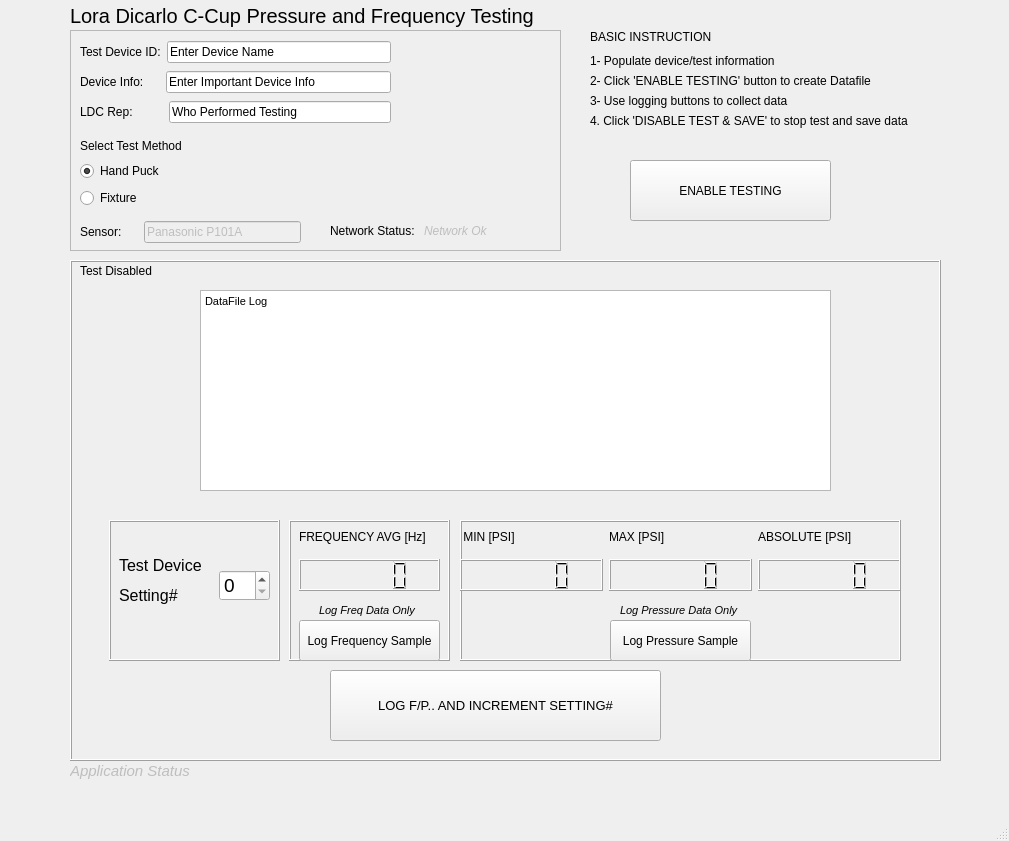
<?xml version="1.0" encoding="UTF-8"?>
<ui version="4.0">
 <class>MainWindow</class>
 <widget class="QMainWindow" name="MainWindow">
  <property name="enabled">
   <bool>true</bool>
  </property>
  <property name="geometry">
   <rect>
    <x>0</x>
    <y>0</y>
    <width>1009</width>
    <height>841</height>
   </rect>
  </property>
  <property name="sizePolicy">
   <sizepolicy hsizetype="Preferred" vsizetype="Preferred">
    <horstretch>0</horstretch>
    <verstretch>0</verstretch>
   </sizepolicy>
  </property>
  <property name="maximumSize">
   <size>
    <width>1010</width>
    <height>850</height>
   </size>
  </property>
  <property name="windowTitle">
   <string>MainWindow</string>
  </property>
  <widget class="QWidget" name="centralwidget">
   <widget class="QFrame" name="frame_Testing">
    <property name="enabled">
     <bool>true</bool>
    </property>
    <property name="geometry">
     <rect>
      <x>70</x>
      <y>260</y>
      <width>871</width>
      <height>501</height>
     </rect>
    </property>
    <property name="frameShape">
     <enum>QFrame::Box</enum>
    </property>
    <property name="frameShadow">
     <enum>QFrame::Raised</enum>
    </property>
    <widget class="QTextBrowser" name="textBrowser">
     <property name="geometry">
      <rect>
       <x>130</x>
       <y>30</y>
       <width>631</width>
       <height>201</height>
      </rect>
     </property>
     <property name="html">
      <string>&lt;!DOCTYPE HTML PUBLIC &quot;-//W3C//DTD HTML 4.0//EN&quot; &quot;http://www.w3.org/TR/REC-html40/strict.dtd&quot;&gt;
&lt;html&gt;&lt;head&gt;&lt;meta name=&quot;qrichtext&quot; content=&quot;1&quot; /&gt;&lt;style type=&quot;text/css&quot;&gt;
p, li { white-space: pre-wrap; }
&lt;/style&gt;&lt;/head&gt;&lt;body style=&quot; font-family:'MS Shell Dlg 2'; font-size:9.75pt; font-weight:400; font-style:normal;&quot;&gt;
&lt;p style=&quot; margin-top:0px; margin-bottom:0px; margin-left:0px; margin-right:0px; -qt-block-indent:0; text-indent:0px;&quot;&gt;&lt;span style=&quot; font-size:8.25pt;&quot;&gt;DataFile Log &lt;/span&gt;&lt;/p&gt;
&lt;p style=&quot;-qt-paragraph-type:empty; margin-top:0px; margin-bottom:0px; margin-left:0px; margin-right:0px; -qt-block-indent:0; text-indent:0px;&quot;&gt;&lt;br /&gt;&lt;/p&gt;&lt;/body&gt;&lt;/html&gt;</string>
     </property>
    </widget>
    <widget class="QFrame" name="frame">
     <property name="geometry">
      <rect>
       <x>390</x>
       <y>260</y>
       <width>441</width>
       <height>141</height>
      </rect>
     </property>
     <property name="autoFillBackground">
      <bool>true</bool>
     </property>
     <property name="frameShape">
      <enum>QFrame::Box</enum>
     </property>
     <property name="frameShadow">
      <enum>QFrame::Raised</enum>
     </property>
     <widget class="QPushButton" name="pb_logpres">
      <property name="geometry">
       <rect>
        <x>150</x>
        <y>100</y>
        <width>141</width>
        <height>41</height>
       </rect>
      </property>
      <property name="text">
       <string>Log Pressure Sample</string>
      </property>
     </widget>
     <widget class="QWidget" name="layoutWidget">
      <property name="geometry">
       <rect>
        <x>0</x>
        <y>0</y>
        <width>441</width>
        <height>71</height>
       </rect>
      </property>
      <layout class="QHBoxLayout" name="horizontalLayout_2">
       <item>
        <layout class="QVBoxLayout" name="verticalLayout_2">
         <item>
          <widget class="QLabel" name="label_3">
           <property name="text">
            <string> MIN [PSI]</string>
           </property>
          </widget>
         </item>
         <item>
          <widget class="QLCDNumber" name="lcdNumber_minpres"/>
         </item>
        </layout>
       </item>
       <item>
        <layout class="QVBoxLayout" name="verticalLayout_3">
         <item>
          <widget class="QLabel" name="label_4">
           <property name="text">
            <string>MAX [PSI]</string>
           </property>
          </widget>
         </item>
         <item>
          <widget class="QLCDNumber" name="lcdNumber_maxpres"/>
         </item>
        </layout>
       </item>
       <item>
        <layout class="QVBoxLayout" name="verticalLayout_4">
         <item>
          <widget class="QLabel" name="label_5">
           <property name="text">
            <string>ABSOLUTE [PSI]</string>
           </property>
          </widget>
         </item>
         <item>
          <widget class="QLCDNumber" name="lcdNumber_abspres"/>
         </item>
        </layout>
       </item>
      </layout>
     </widget>
     <widget class="QLabel" name="label_17">
      <property name="geometry">
       <rect>
        <x>160</x>
        <y>80</y>
        <width>151</width>
        <height>21</height>
       </rect>
      </property>
      <property name="font">
       <font>
        <pointsize>8</pointsize>
        <italic>true</italic>
       </font>
      </property>
      <property name="text">
       <string>Log Pressure Data Only</string>
      </property>
     </widget>
    </widget>
    <widget class="QFrame" name="frame_3">
     <property name="geometry">
      <rect>
       <x>39</x>
       <y>260</y>
       <width>171</width>
       <height>141</height>
      </rect>
     </property>
     <property name="frameShape">
      <enum>QFrame::Box</enum>
     </property>
     <property name="frameShadow">
      <enum>QFrame::Raised</enum>
     </property>
     <widget class="QLabel" name="label_8">
      <property name="geometry">
       <rect>
        <x>10</x>
        <y>60</y>
        <width>71</width>
        <height>31</height>
       </rect>
      </property>
      <property name="font">
       <font>
        <pointsize>12</pointsize>
       </font>
      </property>
      <property name="text">
       <string>Setting#</string>
      </property>
     </widget>
     <widget class="QSpinBox" name="spinBox_testlevel">
      <property name="geometry">
       <rect>
        <x>110</x>
        <y>50</y>
        <width>51</width>
        <height>31</height>
       </rect>
      </property>
      <property name="font">
       <font>
        <pointsize>14</pointsize>
       </font>
      </property>
     </widget>
     <widget class="QLabel" name="label_19">
      <property name="geometry">
       <rect>
        <x>10</x>
        <y>30</y>
        <width>91</width>
        <height>31</height>
       </rect>
      </property>
      <property name="font">
       <font>
        <pointsize>12</pointsize>
       </font>
      </property>
      <property name="text">
       <string>Test Device</string>
      </property>
     </widget>
    </widget>
    <widget class="QFrame" name="frame_2">
     <property name="geometry">
      <rect>
       <x>219</x>
       <y>260</y>
       <width>161</width>
       <height>141</height>
      </rect>
     </property>
     <property name="frameShape">
      <enum>QFrame::Box</enum>
     </property>
     <property name="frameShadow">
      <enum>QFrame::Raised</enum>
     </property>
     <widget class="QPushButton" name="pb_logfreq">
      <property name="geometry">
       <rect>
        <x>10</x>
        <y>100</y>
        <width>141</width>
        <height>41</height>
       </rect>
      </property>
      <property name="text">
       <string>Log Frequency Sample</string>
      </property>
     </widget>
     <widget class="QWidget" name="layoutWidget">
      <property name="geometry">
       <rect>
        <x>10</x>
        <y>0</y>
        <width>141</width>
        <height>71</height>
       </rect>
      </property>
      <layout class="QVBoxLayout" name="verticalLayout_5">
       <item>
        <widget class="QLabel" name="label_6">
         <property name="text">
          <string>FREQUENCY AVG [Hz]</string>
         </property>
        </widget>
       </item>
       <item>
        <widget class="QLCDNumber" name="lcdNumber_avgfreq"/>
       </item>
      </layout>
     </widget>
     <widget class="QLabel" name="label_18">
      <property name="geometry">
       <rect>
        <x>30</x>
        <y>80</y>
        <width>111</width>
        <height>21</height>
       </rect>
      </property>
      <property name="font">
       <font>
        <pointsize>8</pointsize>
        <italic>true</italic>
       </font>
      </property>
      <property name="text">
       <string>Log Freq Data Only</string>
      </property>
     </widget>
    </widget>
    <widget class="QLabel" name="label_teststatus">
     <property name="enabled">
      <bool>true</bool>
     </property>
     <property name="geometry">
      <rect>
       <x>10</x>
       <y>0</y>
       <width>101</width>
       <height>21</height>
      </rect>
     </property>
     <property name="text">
      <string>Test Disabled</string>
     </property>
    </widget>
    <widget class="QPushButton" name="pb_logandinc">
     <property name="geometry">
      <rect>
       <x>260</x>
       <y>410</y>
       <width>331</width>
       <height>71</height>
      </rect>
     </property>
     <property name="font">
      <font>
       <pointsize>10</pointsize>
      </font>
     </property>
     <property name="text">
      <string>LOG F/P.. AND INCREMENT SETTING#</string>
     </property>
    </widget>
   </widget>
   <widget class="QFrame" name="frame_TestSetup">
    <property name="geometry">
     <rect>
      <x>70</x>
      <y>30</y>
      <width>491</width>
      <height>221</height>
     </rect>
    </property>
    <property name="frameShape">
     <enum>QFrame::StyledPanel</enum>
    </property>
    <property name="frameShadow">
     <enum>QFrame::Raised</enum>
    </property>
    <widget class="QLabel" name="label_2">
     <property name="geometry">
      <rect>
       <x>10</x>
       <y>100</y>
       <width>158</width>
       <height>31</height>
      </rect>
     </property>
     <property name="text">
      <string>Select Test Method</string>
     </property>
    </widget>
    <widget class="QWidget" name="verticalLayoutWidget">
     <property name="geometry">
      <rect>
       <x>10</x>
       <y>130</y>
       <width>101</width>
       <height>51</height>
      </rect>
     </property>
     <layout class="QVBoxLayout" name="verticalLayout">
      <item>
       <widget class="QRadioButton" name="radioButton_testmeth_handpuck">
        <property name="text">
         <string>Hand Puck</string>
        </property>
        <property name="checked">
         <bool>true</bool>
        </property>
       </widget>
      </item>
      <item>
       <widget class="QRadioButton" name="radioButton_testmeth_fixture">
        <property name="text">
         <string>Fixture</string>
        </property>
       </widget>
      </item>
     </layout>
    </widget>
    <widget class="QWidget" name="layoutWidget">
     <property name="geometry">
      <rect>
       <x>10</x>
       <y>10</y>
       <width>311</width>
       <height>24</height>
      </rect>
     </property>
     <layout class="QHBoxLayout" name="horizontalLayout">
      <item>
       <widget class="QLabel" name="label">
        <property name="text">
         <string>Test Device ID:</string>
        </property>
       </widget>
      </item>
      <item>
       <widget class="QLineEdit" name="lineEdit_deviceid">
        <property name="text">
         <string>Enter Device Name</string>
        </property>
       </widget>
      </item>
     </layout>
    </widget>
    <widget class="QWidget" name="layoutWidget_5">
     <property name="geometry">
      <rect>
       <x>10</x>
       <y>40</y>
       <width>311</width>
       <height>24</height>
      </rect>
     </property>
     <layout class="QHBoxLayout" name="horizontalLayout_4">
      <item>
       <widget class="QLabel" name="label_13">
        <property name="text">
         <string>Device Info:     </string>
        </property>
       </widget>
      </item>
      <item>
       <widget class="QLineEdit" name="lineEdit_deviceid_2">
        <property name="text">
         <string>Enter Important Device Info</string>
        </property>
       </widget>
      </item>
     </layout>
    </widget>
    <widget class="QWidget" name="layoutWidget">
     <property name="geometry">
      <rect>
       <x>10</x>
       <y>190</y>
       <width>221</width>
       <height>24</height>
      </rect>
     </property>
     <layout class="QHBoxLayout" name="horizontalLayout_3">
      <item>
       <widget class="QLabel" name="label_sensorID">
        <property name="text">
         <string>Sensor:     </string>
        </property>
       </widget>
      </item>
      <item>
       <widget class="QLineEdit" name="lineEdit_sensorID">
        <property name="enabled">
         <bool>false</bool>
        </property>
        <property name="text">
         <string>Panasonic P101A</string>
        </property>
       </widget>
      </item>
     </layout>
    </widget>
    <widget class="QWidget" name="layoutWidget_2">
     <property name="geometry">
      <rect>
       <x>260</x>
       <y>190</y>
       <width>181</width>
       <height>22</height>
      </rect>
     </property>
     <layout class="QHBoxLayout" name="horizontalLayout_5">
      <item>
       <widget class="QLabel" name="label_10">
        <property name="enabled">
         <bool>true</bool>
        </property>
        <property name="text">
         <string>Network Status:</string>
        </property>
       </widget>
      </item>
      <item>
       <widget class="QLabel" name="label_networkstatus">
        <property name="enabled">
         <bool>false</bool>
        </property>
        <property name="font">
         <font>
          <italic>true</italic>
         </font>
        </property>
        <property name="text">
         <string>Network Ok </string>
        </property>
       </widget>
      </item>
     </layout>
    </widget>
    <widget class="QWidget" name="layoutWidget_6">
     <property name="geometry">
      <rect>
       <x>10</x>
       <y>70</y>
       <width>311</width>
       <height>24</height>
      </rect>
     </property>
     <layout class="QHBoxLayout" name="horizontalLayout_6">
      <item>
       <widget class="QLabel" name="label_14">
        <property name="text">
         <string>LDC Rep:         </string>
        </property>
       </widget>
      </item>
      <item>
       <widget class="QLineEdit" name="lineEdit_ldcrep">
        <property name="text">
         <string>Who Performed Testing</string>
        </property>
       </widget>
      </item>
     </layout>
    </widget>
   </widget>
   <widget class="QPushButton" name="pb_enabletest">
    <property name="geometry">
     <rect>
      <x>630</x>
      <y>160</y>
      <width>201</width>
      <height>61</height>
     </rect>
    </property>
    <property name="text">
     <string>ENABLE TESTING</string>
    </property>
    <property name="checkable">
     <bool>true</bool>
    </property>
    <property name="checked">
     <bool>false</bool>
    </property>
   </widget>
   <widget class="QLabel" name="label_7">
    <property name="geometry">
     <rect>
      <x>70</x>
      <y>0</y>
      <width>671</width>
      <height>31</height>
     </rect>
    </property>
    <property name="font">
     <font>
      <pointsize>15</pointsize>
     </font>
    </property>
    <property name="text">
     <string>Lora Dicarlo C-Cup Pressure and Frequency Testing</string>
    </property>
   </widget>
   <widget class="QLabel" name="label_appStatus">
    <property name="enabled">
     <bool>false</bool>
    </property>
    <property name="geometry">
     <rect>
      <x>70</x>
      <y>760</y>
      <width>871</width>
      <height>21</height>
     </rect>
    </property>
    <property name="font">
     <font>
      <pointsize>11</pointsize>
      <italic>true</italic>
     </font>
    </property>
    <property name="text">
     <string>Application Status</string>
    </property>
   </widget>
   <widget class="QLabel" name="label_9">
    <property name="geometry">
     <rect>
      <x>590</x>
      <y>30</y>
      <width>201</width>
      <height>21</height>
     </rect>
    </property>
    <property name="lineWidth">
     <number>1</number>
    </property>
    <property name="text">
     <string>BASIC INSTRUCTION</string>
    </property>
    <property name="alignment">
     <set>Qt::AlignLeading|Qt::AlignLeft|Qt::AlignTop</set>
    </property>
    <property name="wordWrap">
     <bool>true</bool>
    </property>
   </widget>
   <widget class="QLabel" name="label_11">
    <property name="geometry">
     <rect>
      <x>590</x>
      <y>50</y>
      <width>301</width>
      <height>21</height>
     </rect>
    </property>
    <property name="text">
     <string>1- Populate device/test information</string>
    </property>
   </widget>
   <widget class="QLabel" name="label_12">
    <property name="geometry">
     <rect>
      <x>590</x>
      <y>70</y>
      <width>301</width>
      <height>21</height>
     </rect>
    </property>
    <property name="text">
     <string>2- Click 'ENABLE TESTING' button to create Datafile</string>
    </property>
   </widget>
   <widget class="QLabel" name="label_15">
    <property name="geometry">
     <rect>
      <x>590</x>
      <y>90</y>
      <width>301</width>
      <height>21</height>
     </rect>
    </property>
    <property name="text">
     <string>3- Use logging buttons to collect data</string>
    </property>
   </widget>
   <widget class="QLabel" name="label_16">
    <property name="geometry">
     <rect>
      <x>590</x>
      <y>110</y>
      <width>371</width>
      <height>21</height>
     </rect>
    </property>
    <property name="text">
     <string>4. Click 'DISABLE TEST &amp; SAVE' to stop test and save data</string>
    </property>
   </widget>
  </widget>
  <widget class="QMenuBar" name="menubar">
   <property name="geometry">
    <rect>
     <x>0</x>
     <y>0</y>
     <width>1009</width>
     <height>21</height>
    </rect>
   </property>
  </widget>
  <widget class="QStatusBar" name="statusbar"/>
 </widget>
 <resources/>
 <connections/>
</ui>
